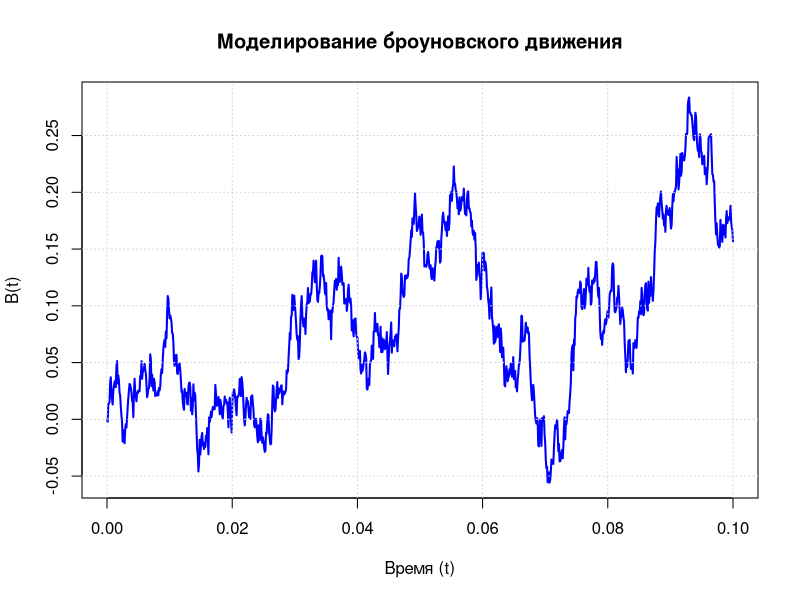
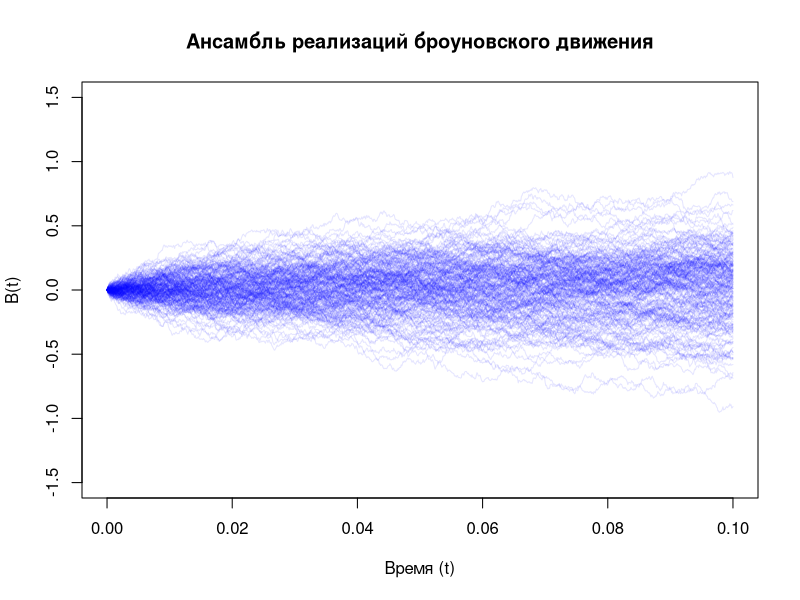

Generate these figures, in order, with R:
# Задание 2 ----

# Устанавливаем параметры моделирования
delta <- 0.0001        # Шаг дискретизации
k_max <- 1000          # Максимальное значение k (количество шагов)
n <- k_max + 1         # Количество точек (включая начальную точку)

# Генерируем случайные приращения
set.seed(123)          # Фиксируем случайные значения для повторяемости эксперимента
epsilon <- rnorm(n, mean = 0, sd = sqrt(delta)) # Нормальные случайные величины

# Инициализируем вектор для броуновского движения
B <- numeric(n)        # Создаем вектор с нулями

# Заполняем вектор B броуновским движением
for (k in 2:n) {
  B[k] <- B[k - 1] + epsilon[k] # Каждое новое значение <- предыдущее + случайное приращение
}

# Визуализация результата
plot(seq(0, k_max * delta, by = delta), B, type = "l", 
     main = "Моделирование броуновского движения", 
     xlab = "Время (t)", 
     ylab = "B(t)", 
     col = "blue", 
     lwd = 2)

# Добавление сетки для удобства восприятия
grid()

# Задание 3 ----

# Построение ансамбля реализаций процесса
num_realizations <- 200    # Количество реализаций
plot(seq(0, k_max * delta, by = delta), numeric(n), type = "n", 
     main = "Ансамбль реализаций броуновского движения", 
     xlab = "Время (t)", 
     ylab = "B(t)", 
     xlim = c(0, k_max * delta), 
     ylim = range(-1.5, 1.5)) # Устанавливаем пределы Y для лучшей визуализации

# Генерируем и отображаем 200 реализаций
for (i in 1:num_realizations) {
  # Генерируем случайные приращения для каждой реализации
  epsilon <- rnorm(n, mean = 0, sd = sqrt(delta)) 
  B <- numeric(n)  # Сбрасываем вектор для новой реализации
  
  for (k in 2:n) {
    B[k] <- B[k - 1] + epsilon[k] # Заполняем вектор
  }
  
  # Добавляем реализацию на график, с полупрозрачным синим цветом
  lines(seq(0, k_max * delta, by = delta), B, col = adjustcolor("blue", alpha.f = 0.1), lty = 1, cex = 0.5)
}
